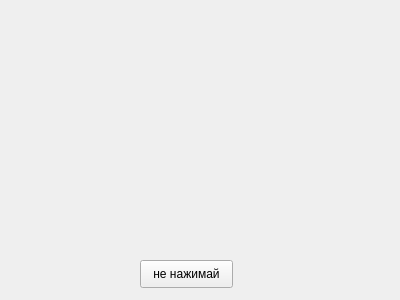
<?xml version="1.0" encoding="UTF-8"?>
<ui version="4.0">
 <class>Form</class>
 <widget class="QWidget" name="Form">
  <property name="geometry">
   <rect>
    <x>0</x>
    <y>0</y>
    <width>400</width>
    <height>300</height>
   </rect>
  </property>
  <property name="windowTitle">
   <string>Form</string>
  </property>
  <widget class="QPushButton" name="circle_btn">
   <property name="geometry">
    <rect>
     <x>140</x>
     <y>260</y>
     <width>93</width>
     <height>28</height>
    </rect>
   </property>
   <property name="text">
    <string>не нажимай</string>
   </property>
  </widget>
 </widget>
 <resources/>
 <connections/>
</ui>
